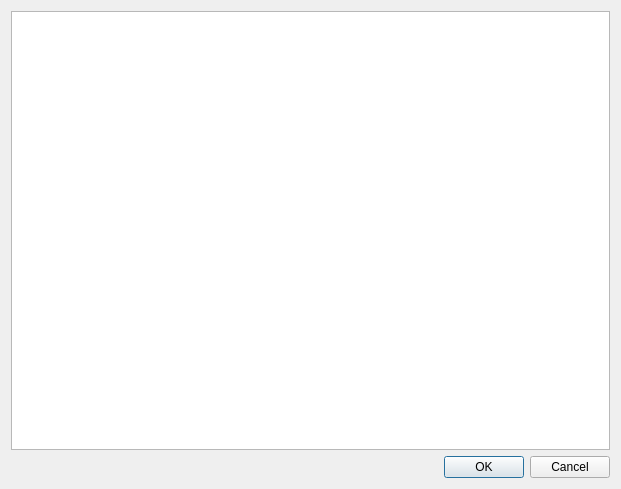
<?xml version="1.0" encoding="UTF-8"?>
<ui version="4.0">
 <class>TreeHaderTest</class>
 <widget class="QDialog" name="TreeHaderTest">
  <property name="geometry">
   <rect>
    <x>0</x>
    <y>0</y>
    <width>621</width>
    <height>489</height>
   </rect>
  </property>
  <property name="windowTitle">
   <string>Dialog</string>
  </property>
  <layout class="QVBoxLayout" name="verticalLayout">
   <item>
    <widget class="QTreeView" name="treeView"/>
   </item>
   <item>
    <widget class="QDialogButtonBox" name="buttonBox">
     <property name="orientation">
      <enum>Qt::Horizontal</enum>
     </property>
     <property name="standardButtons">
      <set>QDialogButtonBox::Cancel|QDialogButtonBox::Ok</set>
     </property>
    </widget>
   </item>
  </layout>
 </widget>
 <resources/>
 <connections>
  <connection>
   <sender>buttonBox</sender>
   <signal>accepted()</signal>
   <receiver>TreeHaderTest</receiver>
   <slot>accept()</slot>
   <hints>
    <hint type="sourcelabel">
     <x>248</x>
     <y>254</y>
    </hint>
    <hint type="destinationlabel">
     <x>157</x>
     <y>274</y>
    </hint>
   </hints>
  </connection>
  <connection>
   <sender>buttonBox</sender>
   <signal>rejected()</signal>
   <receiver>TreeHaderTest</receiver>
   <slot>reject()</slot>
   <hints>
    <hint type="sourcelabel">
     <x>316</x>
     <y>260</y>
    </hint>
    <hint type="destinationlabel">
     <x>286</x>
     <y>274</y>
    </hint>
   </hints>
  </connection>
 </connections>
</ui>
